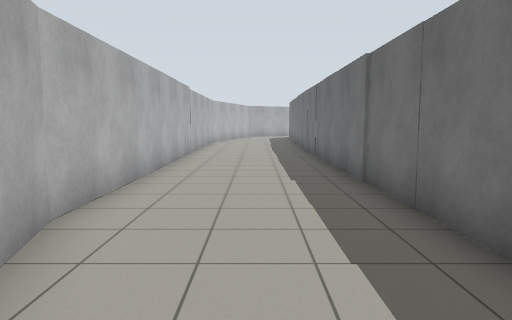
View 1 (above)

23 first-person views from a walk through a robot-simulator world made for Gazebo. The camera is 1.2 m above the floor, tilts 6° down and sees 70° across. The floor is counted in squares, 1 m on a side. Each view is taken from the middle of a square. On the plan, view 1 faces up. The plan holds only what a view shows up to about 14 squares ahead; the rest is blank. The place goes on beyond the plan. Robots are left out.

View 2
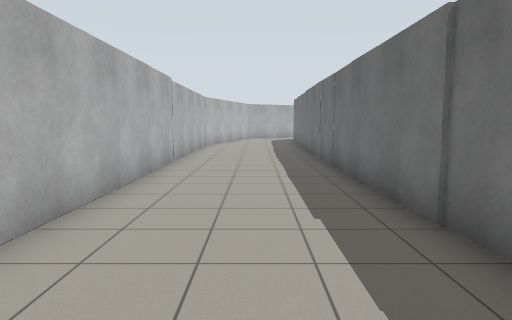

View 3
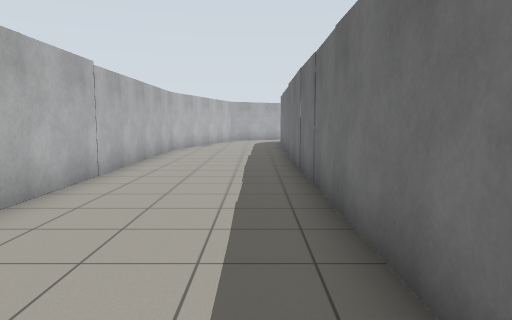

View 4
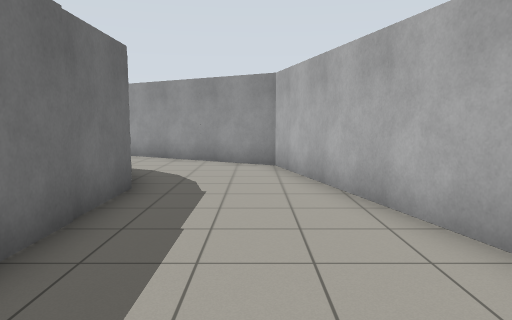

View 5
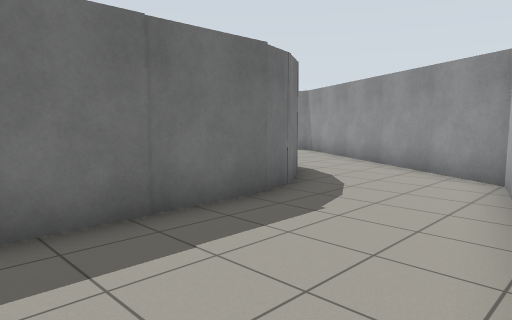

View 6
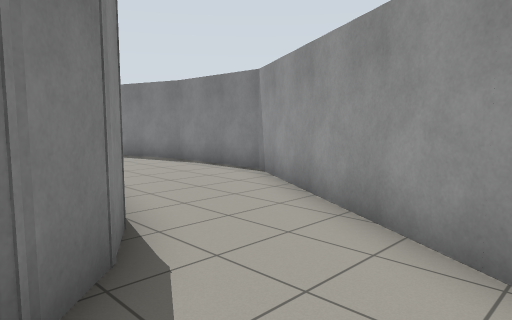

View 7
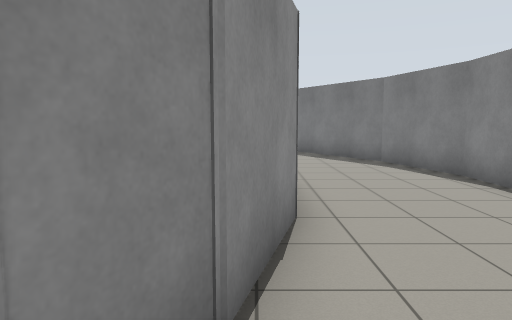

View 8
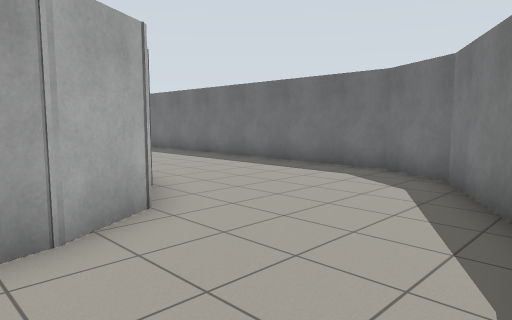

View 9
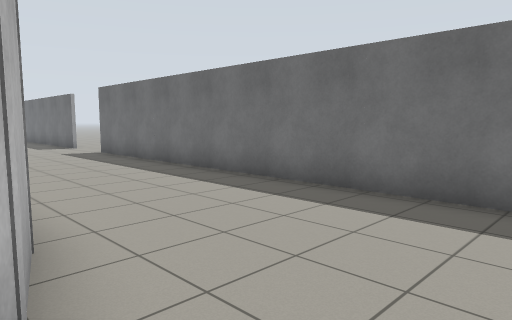

View 10
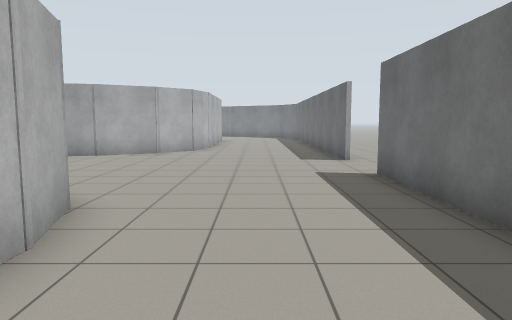

View 11
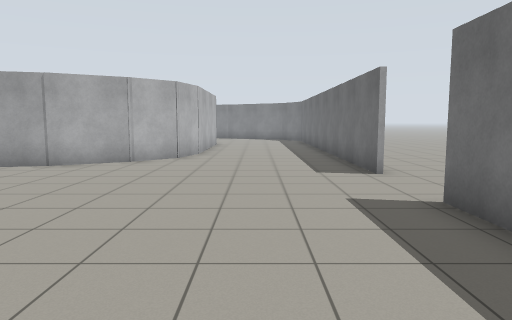

View 12
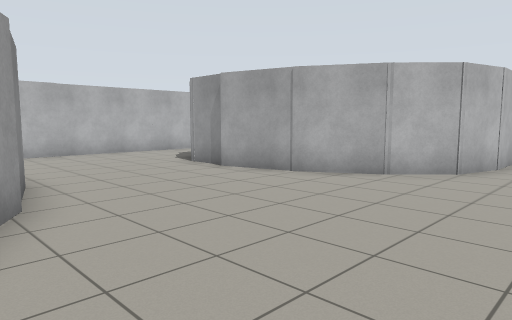

View 13
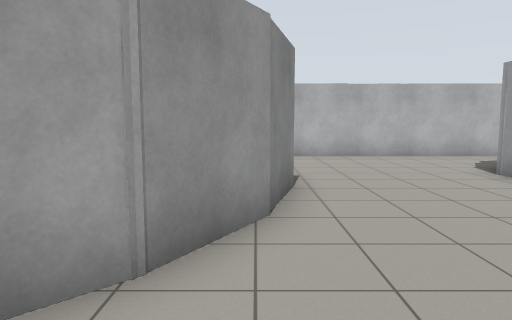

View 14
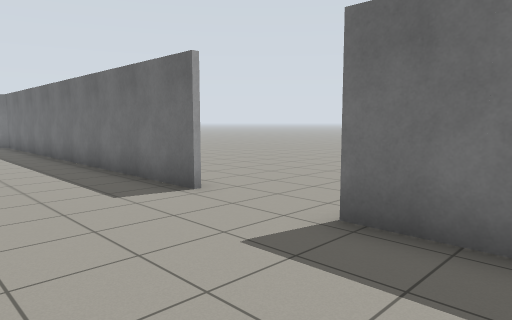

View 15
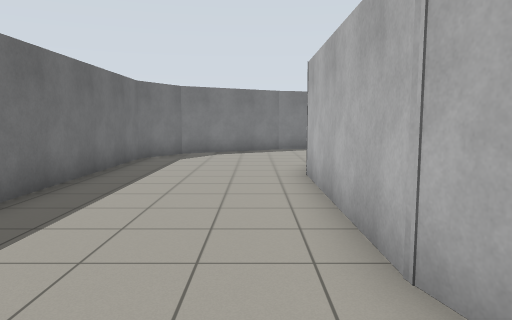

View 16
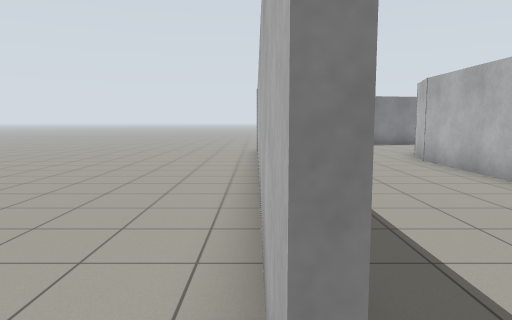

View 17
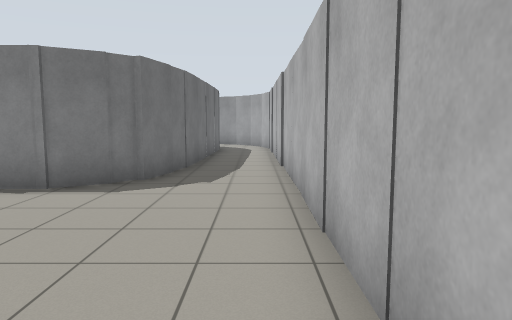

View 18
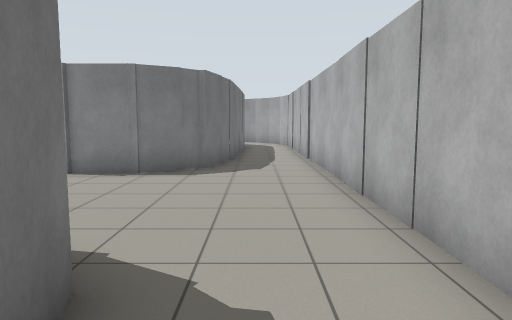

View 19
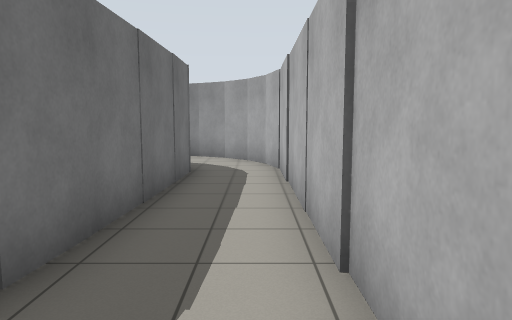

View 20
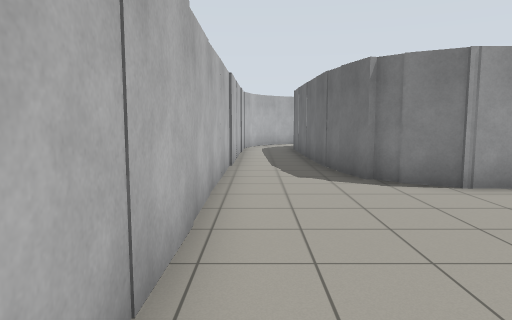

View 21
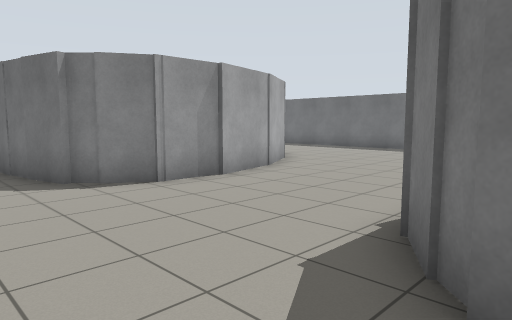

View 22
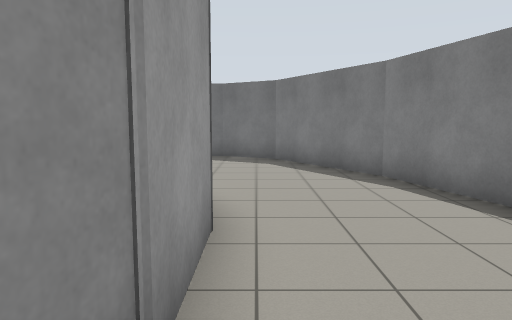

View 23
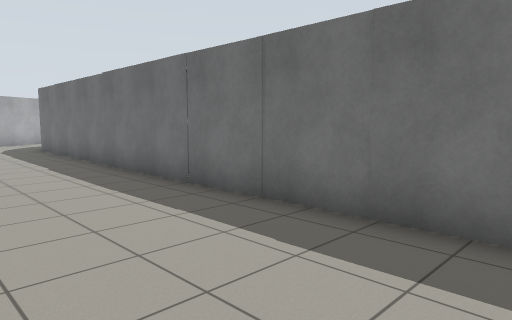

### Floor plan
Points are (right, up) in squares from view 1. A wall is a line through its corners. A room is listed if a view was taken in it or the views show most of it. See-through windows are left out.
Room 1 (views 1, 2, 3, 4, 5, 6, 23)
walls: (-2.5, 4.3) (-0.5, -3) (1.8, -4.3); (2.2, 0.4) (2.2, 20.5); (-2.5, 20.1) (-2.5, 4.2); (2.6, -0.6) (2.3, 0.5); (3.2, -1.6) (2.5, -0.4); (4, -2.3) (3, -1.3)
ways out: opening at (2, -3) to room 2
Room 2 (view 7)
walls: (1.8, -4.3) (3.7, -5.4); (5, -2.8) (3.8, -2.2)
ways out: opening at (2, -3) to room 1; opening at (5, -4) to room 3
Room 3 (views 8, 9, 10, 11, 12, 13, 14, 15, 16, 17, 18, 19, 20, 21, 22)
walls: (13.4, 8) (13.9, 6.3); (12.1, 9.2) (12.9, 8.4); (13.8, 6.5) (13.9, 0.6); (18.9, 11.4) (18.9, 5.1); (8.3, 10.7) (10.3, 10.2) (12.4, 9); (18.8, 14.3) (18.8, 20.5); (10.4, 15.9) (8.2, 15.3); (13.9, 1) (13.4, -0.9); (12.4, 17) (10.4, 15.8); (5.8, 10) (6.9, 10.6) (8.4, 10.6); (5.4, 9.4) (5.9, 9.9); (8.3, 15.5) (6.9, 15.5) (5.8, 16.1); (4.7, 7.4) (5.3, 9.6); (13.5, -0.7) (12.5, -2.4) (11, -3.3); (5.9, 16.1) (5.4, 16.6); (13.9, 19.8) (13.4, 18.1) (12.2, 16.9); (5.3, 16.5) (4.7, 18.6); (13.8, 20.5) (13.8, 19.5); (4.4, 1.4) (4.8, 7.5); (11.2, -3.2) (10.6, -3.4); (10, -3.5) (7.4, -3.5); (4.8, 18.5) (4.7, 20.5); (7.7, -3.6) (4.8, -2.8); (2.4, 0.7) (2.7, -0.5); (2.7, -0.4) (3.3, -1.4); (4.8, -2.6) (5.3, -2.8); (3.2, -1.3) (4.1, -2.2); (4, -2.1) (5, -2.7); (14, -6.8) (17.8, -4.6) (18.8, -2.9) (18.8, 11.4); (2.2, 20.4) (2.3, 0.6); (11.3, -7.5) (14.1, -6.8); (3.7, -5.4) (7.3, -7.5)
ways out: opening at (5, -4) to room 2

Positions as (right, up) in squares from view 1, and headings:
1: (0, 0), facing up
2: (0, 3), facing up
3: (1, 6), facing up
4: (0, 7), facing down
5: (-2, 5), facing down-right
6: (1, -1), facing down-right
7: (3, -3), facing right
8: (10, -7), facing up-right
9: (13, -3), facing up-right
10: (16, 3), facing up
11: (16, 6), facing up
12: (16, 9), facing up-left
13: (15, 10), facing left
14: (15, 9), facing up-right
15: (15, 9), facing down
16: (19, 12), facing down
17: (3, 17), facing down
18: (4, 19), facing down
19: (3, 10), facing down
20: (3, 9), facing up
21: (3, 9), facing up-right
22: (6, -4), facing right
23: (-2, 9), facing up-right
